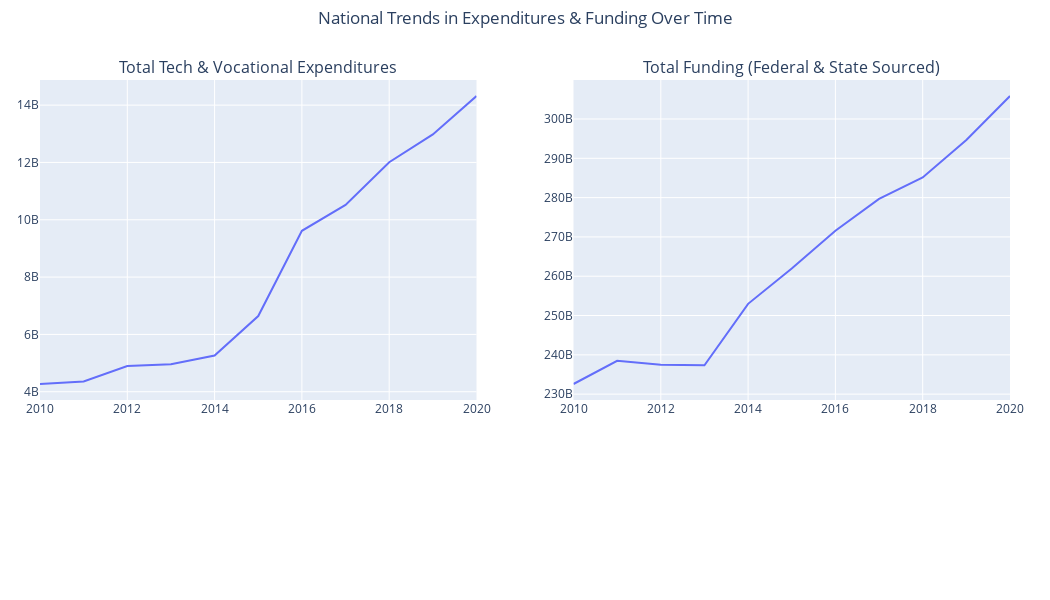

Notebook cell for this chart:
### Markdown cell above
#### Notes:

**Federal Funding**  
Between 2011 and 2015, there was a significant negative trend in federal funding, resulting in a -21.23% decrease in funding in the selected funding categories. 2016 was the start of an overall increase in funding  (slight decrese between 2017 and 2018), resulting in an overall 8.46% increase through 2020.

- Total Federal Funding 2011: $33.35B  

- Total Federal Funding 2015: $26.27B  

- Percent Difference from  2011 to 2015: -21.23%  

- Total Federal Funding 2016: $26.85B  

- Total Federal Funding 2020: $29.13B  

- Percent Difference from  2016 to 2020: 8.46%

**State Funding**  
Between 2010 and 2013, there was an increase of 5.37% in the selected funding categories. There was a sudden uptick in funding between 2013 and 2014, resulting in a 7.82% increase. The trend steadies after 2014, resulting in a mean growth rate of 4.04% between 2014 and 2020, for an overall 22.26% increase.

- Total State Funding 2010: $199.24B  

- Total State Funding 2013: $209.93B  

- Total State Funding 2014: $226.34B  

- Total State Funding 2020: $276.73B  

- Percent Difference from 2010 to 2013: 5.37%  

- Percent Difference from 2013 to 2014: 7.82%  

- Mean Growth Rate from 2014 to 2020: 4.04%  

- Percent Difference from 2014 to 2020: 22.26%

### Code cell
expenditure_vs_funding_trends = utils.create_combined_figure(tech_voc_expenditures_line_chart1, 
                                                             funding_line, 
                                                             "National Trends in Expenditures & Funding Over Time",
                                                             ('Total Tech & Vocational Expenditures', 'Total Funding (Federal & State Sourced)'))

expenditure_vs_funding_trends.show()

### Figure 1 — Plotly figure (JSON) as saved in the notebook; plotly's stock layout.template omitted (floating-point values rounded to 4 significant figures)
{"data": [{"hovertemplate": "year=%{x}<br>amount=%{y}<extra></extra>", "legendgroup": "", "line": {"color": "#636efa", "dash": "solid"}, "marker": {"symbol": "circle"}, "mode": "lines", "name": "", "orientation": "v", "showlegend": false, "type": "scatter", "x": [2010, 2011, 2012, 2013, 2014, 2015, 2016, 2017, 2018, 2019, 2020], "xaxis": "x", "y": [4269554000, 4359258000, 4899872000, 4958659000, 5264175000, 6641459000, 9614528000, 10518264000, 12008610000, 12979716000, 14318810000], "yaxis": "y"}, {"hovertemplate": "year=%{x}<br>revenue_amount=%{y}<extra></extra>", "legendgroup": "", "line": {"color": "#636efa", "dash": "solid"}, "marker": {"symbol": "circle"}, "mode": "lines", "name": "", "orientation": "v", "showlegend": false, "type": "scatter", "x": [2010, 2011, 2012, 2013, 2014, 2015, 2016, 2017, 2018, 2019, 2020], "xaxis": "x2", "y": [232580085000, 238463696000, 237503117000, 237323490000, 252978702000, 261969148000, 271563859000, 279682269000, 285135928000, 294668150000, 305851836000], "yaxis": "y2"}], "layout": {"annotations": [{"font": {"size": 16}, "showarrow": false, "text": "Total Tech & Vocational Expenditures", "x": 0.225, "xanchor": "center", "xref": "paper", "y": 1, "yanchor": "bottom", "yref": "paper"}, {"font": {"size": 16}, "showarrow": false, "text": "Total Funding (Federal & State Sourced)", "x": 0.775, "xanchor": "center", "xref": "paper", "y": 1, "yanchor": "bottom", "yref": "paper"}], "height": 600, "hoverlabel": {"bgcolor": "white", "font": {"family": "Calibri", "size": 16}}, "legend": {"orientation": "h", "x": 0.5, "xanchor": "center", "y": -0.3, "yanchor": "bottom"}, "margin": {"b": 200, "l": 40, "r": 40, "t": 80}, "title": {"text": "National Trends in Expenditures & Funding Over Time", "x": 0.5, "xanchor": "center", "y": 0.98, "yanchor": "top"}, "width": 1050, "xaxis": {"anchor": "y", "domain": [0, 0.45]}, "xaxis2": {"anchor": "y2", "domain": [0.55, 1]}, "yaxis": {"anchor": "x", "domain": [0, 1]}, "yaxis2": {"anchor": "x2", "domain": [0, 1]}}}
